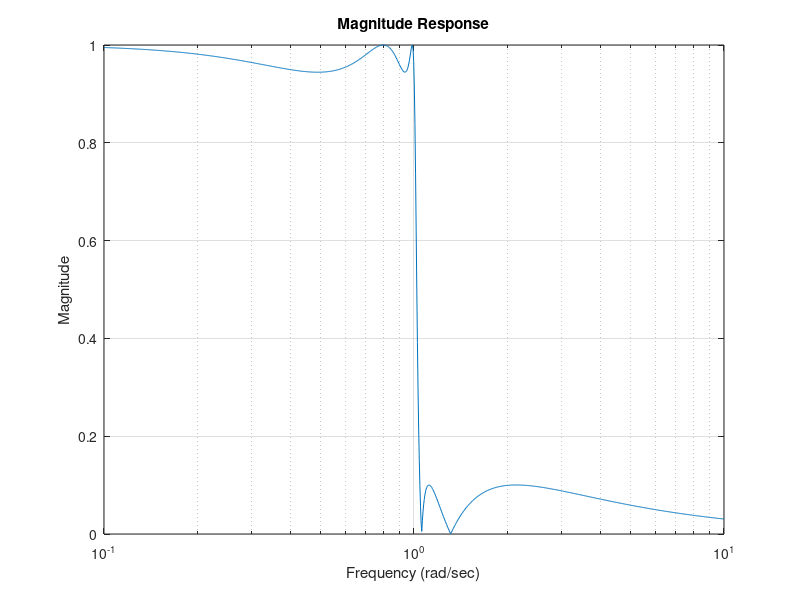

Recreate this plot in MATLAB.
clear
[z,p,k] = ellipap(5,0.5,20);
w = logspace(-1,1,1000);
h = freqs(k*poly(z),poly(p),w);
semilogx(w,abs(h))
grid
xlabel('Frequency (rad/sec)')
ylabel('Magnitude')
title('Magnitude Response')
